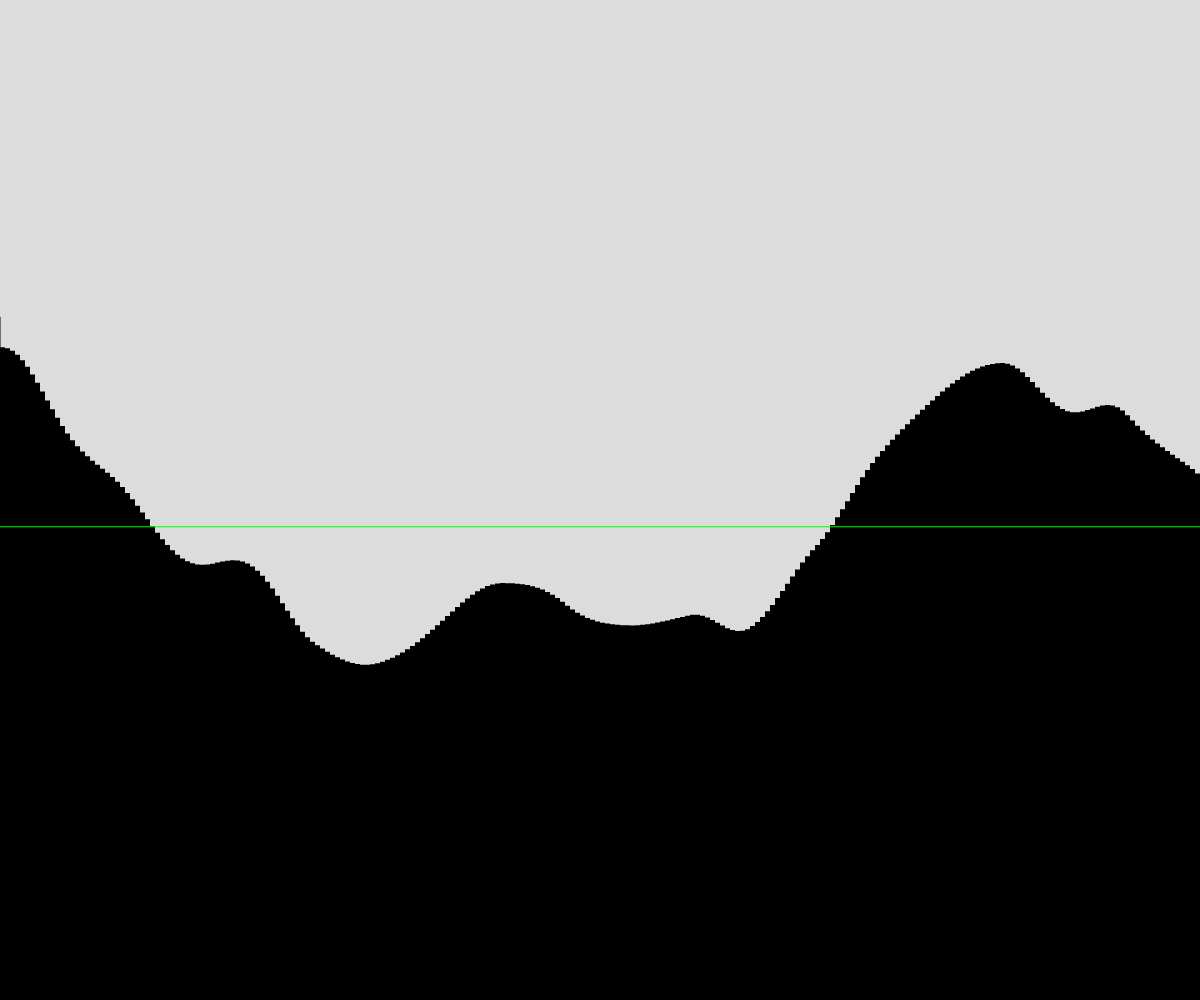
Frame 1 (no input)
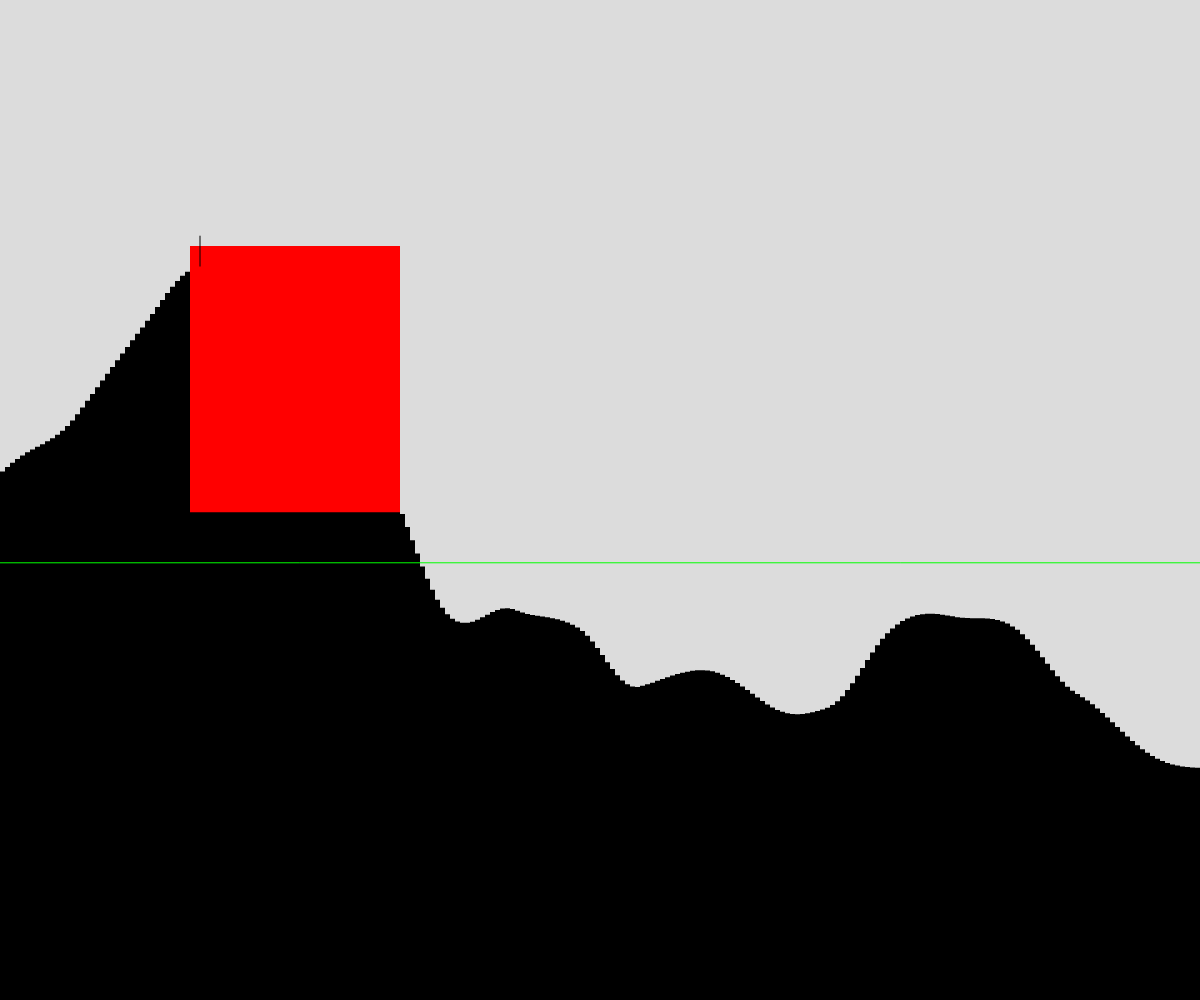
Frame 60 (no input)
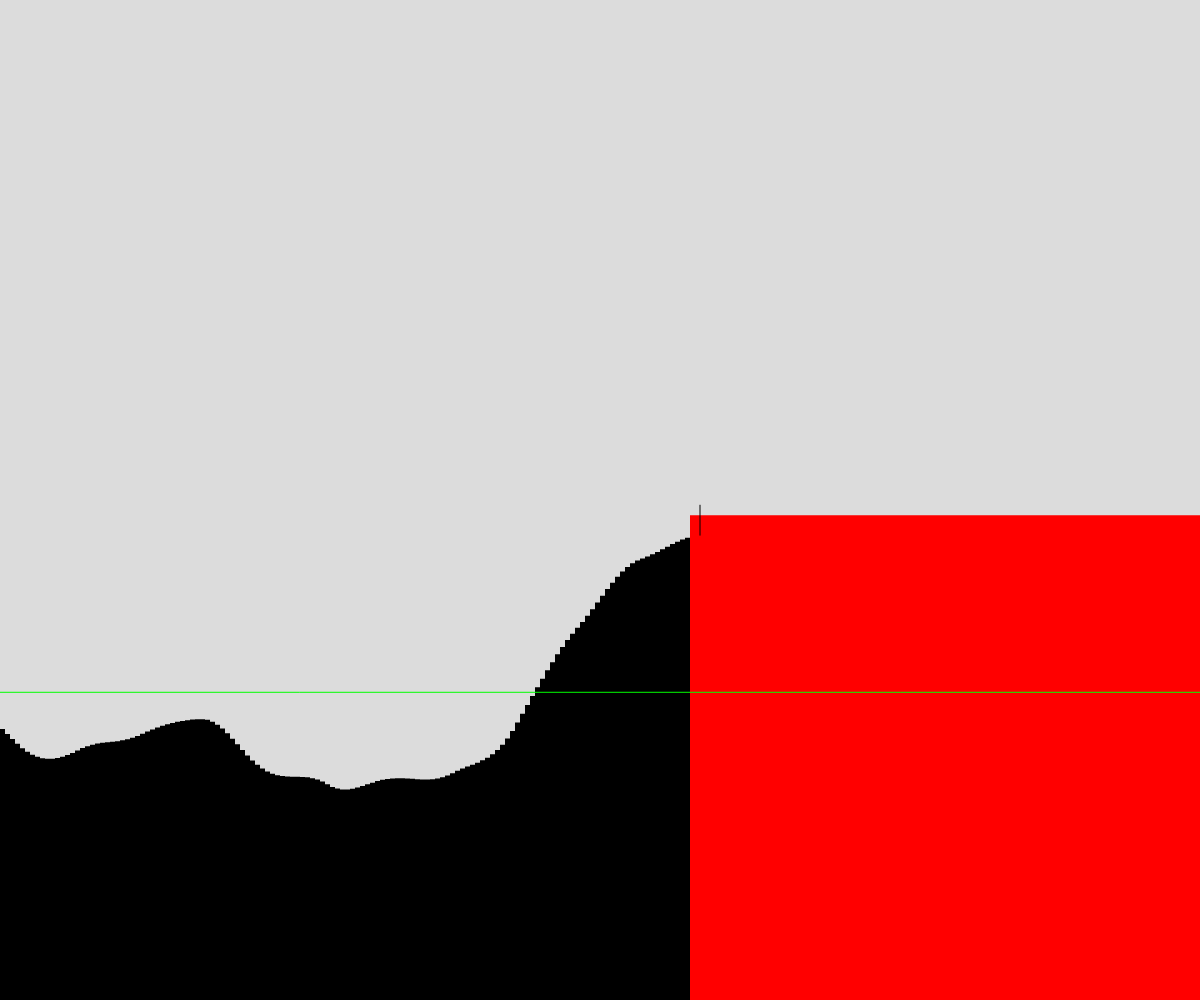
Frame 120 (the mouse pressed at the canvas centre since frame 60)

The p5.js sketch that drew these frames (run headless with seeded random() and noise() and a simulated clock; from frame 60 on, the mouse is pressed at the canvas centre):

// p5.js sketch
// ── sketch.js
let rectWidth = 5;
let offsetX = 0;
let noiseStep = 0.01;  
let terrainHeights = [];

function setup() {
  createCanvas(windowWidth, windowHeight);
  
  }

function draw() {
  background(220);
  generateTerrain();
  drawFlagAtPeak();
  drawAverageLine();
}

function generateTerrain() {
  terrainHeights = [];
  rectMode(CORNERS);

  // Loop through and generate the terrain with noise
  for (let x = 0; x < width; x += rectWidth) {
    let noiseVal = noise(offsetX);
    let rectHeight = map(noiseVal, 0, 1, 50, height - 50);  // Adjust noise to create variation
    terrainHeights.push(rectHeight);

    let x2 = x + rectWidth;
    let y2 = height - rectHeight;

    noStroke();
    fill(0);
    rect(x, height, x2, y2);

    offsetX += noiseStep;
  }
  rectMode(CORNER);
}

function keyPressed() {
  if (keyCode === LEFT_ARROW) {
    rectWidth = max(1, rectWidth - 1);
  } else if (keyCode === RIGHT_ARROW) {
    rectWidth = rectWidth + 1;
  }
}

function drawFlagAtPeak() {
  let highestPeakIndex = getHighestPeakIndex();  // Get the highest terrain peak index
  let peakX = highestPeakIndex * rectWidth;
  let peakY = height - terrainHeights[highestPeakIndex];
  drawFlag(peakX, peakY);  // Draw the flag on top of the highest peak
}

function drawFlag(x, y) {
  fill(255, 0, 0);  // Red flag color
  rect(x - 10, y - 20, x + 10, y);  // Flag rectangle
  stroke(0);
  line(x, y, x, y - 30);  // Flagpole
}

function getHighestPeakIndex() {
  let highest = 0;
  // Iterate through the terrain heights to find the highest peak
  for (let i = 1; i < terrainHeights.length; i++) {
    if (terrainHeights[i] > terrainHeights[highest]) {
      highest = i;
    }
  }
  return highest;
}

function drawAverageLine() {
  let totalHeight = 0;
  // Calculate the average height of the terrain
  for (let h of terrainHeights) {
    totalHeight += h;
  }
  let averageHeight = totalHeight / terrainHeights.length;
  stroke(0, 255, 0);
  line(0, height - averageHeight, width, height - averageHeight);  // Draw average height line
}
